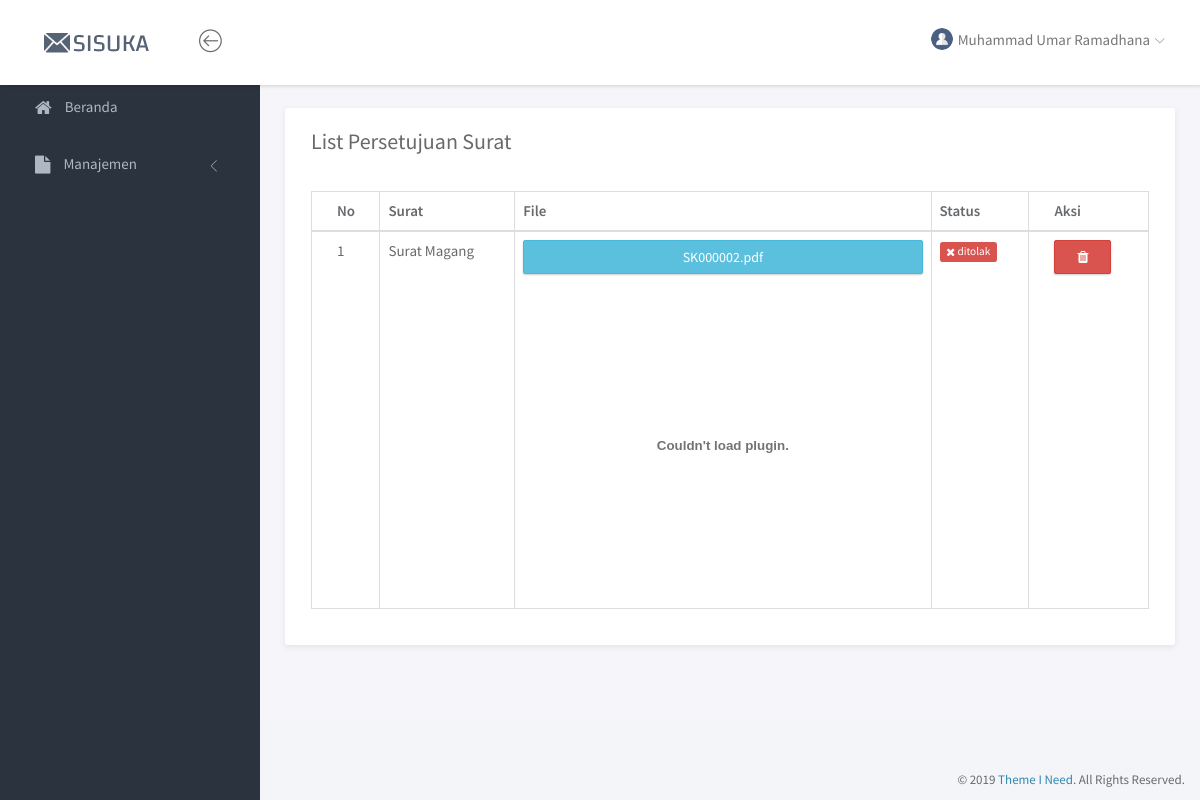
Page /index.php?page=persetujuansurat (signed in) on the earlier database version.
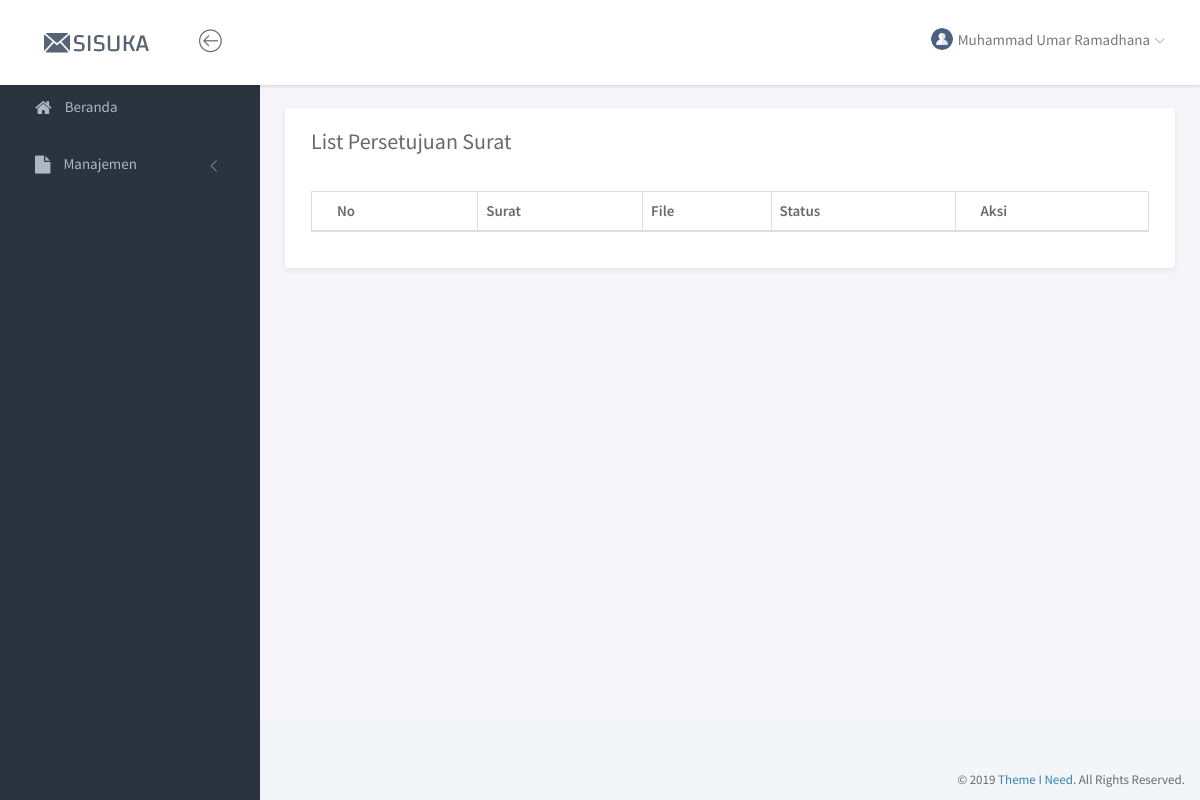
Same page on the later database version.
### tables this page shows
CREATE TABLE `tbl_suratkonfirmasi` (
  `id_suratkonfirmasi` varchar(15) NOT NULL,
  `id_kategori` varchar(15) NOT NULL,
  `status_surat` int(1) NOT NULL,
  `file_surat` text NOT NULL,
  `data` text NOT NULL,
  `created_at` date DEFAULT NULL,
  `acc_at` date DEFAULT NULL
);

CREATE TABLE `tbl_kategorisurat` (
  `id_kategori` varchar(15) NOT NULL,
  `nama` varchar(50) NOT NULL,
  `kode` varchar(5) NOT NULL,
  `file` text,
  `ket` text
);

### page/persetujuansurat/persetujuansurat.php (the view, shortened to what this page needs)
<div class="panel panel-headline">
    <div class="panel-heading">
        <div class="row">
            <div class="col-md-12">
                <div class="pull-left">
                    <h3 class="panel-title">List Persetujuan Surat</h3>
                </div>
            </div>
        </div>
    </div>
    <div class="panel-body">
        <div class="row">
            <div class="col-md-12">
                <div class="table-responsive">
                    <table class="table table-bordered example">
                        <thead>
                            <tr>
                                <th>No</th>
                                <th>Surat</th>
                                <th>File</th>
                                <th>Status</th>
                                <th>Aksi</th>
                            </tr>
                        </thead>
                        <tbody>
                            <?php
                            $no = 1;
                            $q = mysqli_query($conn, "SELECT * FROM tbl_suratkonfirmasi
                                                    JOIN tbl_kategorisurat ON tbl_suratkonfirmasi.id_kategori=tbl_kategorisurat.id_kategori");
                            while($data=mysqli_fetch_array($q)){
                                if (in_array($datauser['nim'], json_decode($data['data']))){
                                ?>
                                <tr>
                                    <td><?= $no ?></td>
                                    <td><?= $data['nama'] ?></td>
                                    <td><?= getFileSurat($data['file_surat']) ?></td>
                                    <td><?= getStatus($data['id_kategori'],$data['status_surat']) ?></td>
                                    <td>
                                    <a href="?page=persetujuansurathapus&id=<?= $data['id_suratkonfirmasi'] ?>&file=<?= $data['file_surat'] ?>" class="btn btn-danger" title="hapus"><i class="fa fa-trash"></i></a>
                                    </td>
                                </tr>
                            <?php $no++; }} ?>
                        </tbody>
                    </table>
                </div>
            </div>
        </div>
    </div>
</div>

### service.php (shortened to what this page needs)
<?php
$user       = $_SESSION['username'];
$role       = $_SESSION['role'];
if ($role == 1){
    $sql = mysqli_query($conn, "SELECT * FROM tbl_user WHERE username='$user'");
    $datauser = mysqli_fetch_array($sql);
    $nama = $datauser['username'];
    $photo = 'assets/img/admin.png';
} else {
    $sql = mysqli_query($conn, "SELECT * FROM tbl_mahasiswa WHERE nim='$user'");
    $datauser = mysqli_fetch_array($sql);
}
$q = mysqli_query($conn, "SELECT * FROM tbl_mahasiswa");
function getStatus($id,$params){
    if ($id == 'KSURAT002'){
        switch ($params) {
            default:
                $nil = '<span class="label label-danger"><i class="fa fa-remove"></i> ditolak</span>';
                break;
        }
    }
    return $nil;
}
function getFileSurat($params){
    if(!empty($params)){
        $temp = '<a class="btn btn-info btn-block" href="file/surat/'.$params.'" target="_blank" title="lihat file">'.$params.'</a><br>';
        $temp .= '<embed src="file/surat/'.$params.'" type="application/pdf"   height="300px" width="100%">';
    } else {
        $temp = '<span class="label label-warning">belum ada file</span>';
    }
    return $temp;
}
?>

Differences in the rows shown:
no longer on this page (row edited): tbl_suratkonfirmasi: id_kategori.nama "Surat Magang", file_surat "SK000002.pdf", status_surat 0 (drawn)
